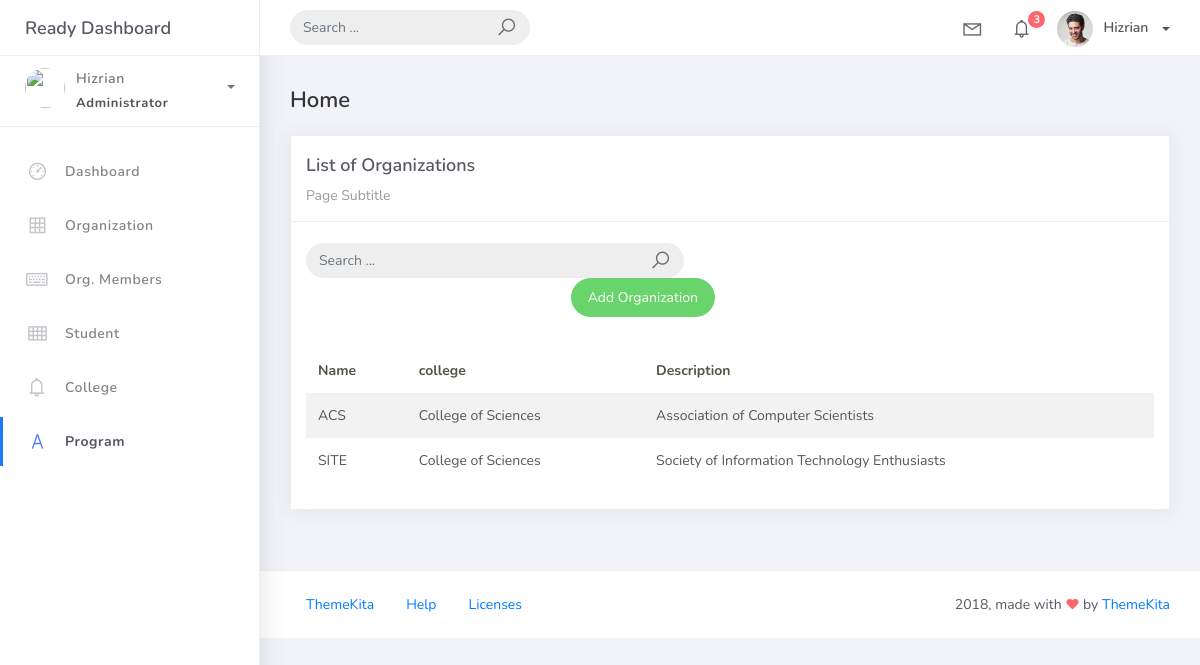
The page /organization_list on the database as committed earlier.
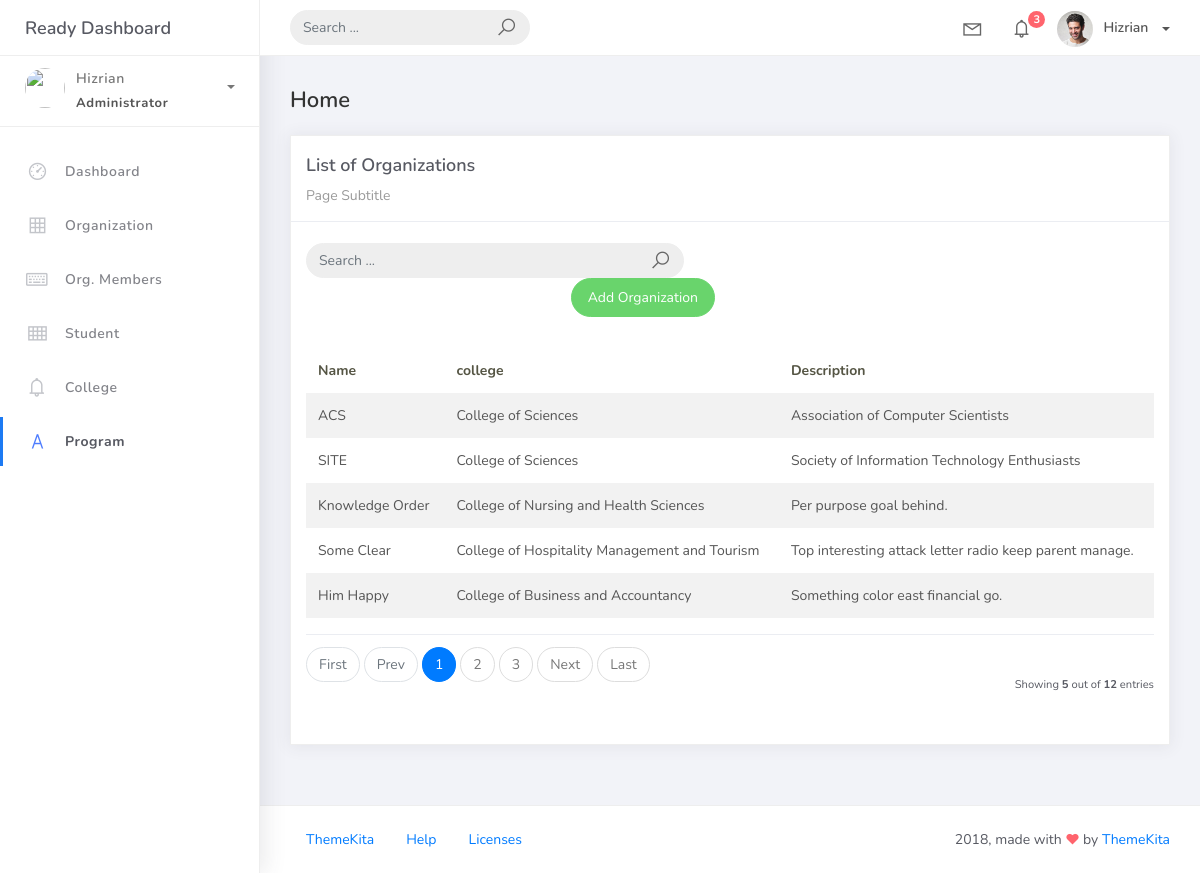
The same page on the database as committed later.
### studentorg/models.py (models this page shows, shortened)
class BaseModel(models. Model):
    created_at = models.DateTimeField(auto_now_add=True, db_index=True)
    updated_at = models.DateTimeField(auto_now=True)
    class Meta:
        abstract = True

class Organization(BaseModel):
    name = models.CharField(max_length=250)
    college = models.ForeignKey(
        College, null=True, blank=True, on_delete=models.CASCADE)
    description = models.CharField(max_length=500)

class College (BaseModel):
    college_name = models.CharField(max_length=150)
    def __str__(self):
        return self.college_name

### studentorg/views.py (the view)
# urls.py: path('organization_list', OrganizationList.as_view(), name='organization-list'),
class OrganizationList(ListView):
    model = Organization
    context_object_name = 'organization'
    template_name = 'org_list.html'
    paginate_by = 5

### templates/org_list.html
{% extends 'base.html' %} {% load static %} {% block content %}
 <div class="content">
   <div class="container-fluid">
     <h4 class="page-title">Home</h4>
     <div class="row">
       <div class="col-md-12">
         <div class="card">
           <div class="card-header">
             <div class="card-title">List of Organizations</div>
             <div class="card-category">Page Subtitle</div>
         </div>
         <br />
                        <div class="col-md-12 row">
                            <div class="col-md-6">
                                <form class="navbar-left navbar-form nav-search mr-md-3" action="{% url 'organization-list' %}">
                                    <div class="input-group">
                                        <input type="text" placeholder="Search ..." class="form-control" name="q" />
                                        <div class="input-group-append">
                                            <span class="input-group-text">
                                                <i class="la la-search search-icon"></i>
                                            </span>
                                        </div>
                                    </div>
                                </form>
                            </div>
                        </div>
                        <div class="col-md-6">
                            <div class="pull-right">
                                <a href="{% url 'organization-add' %}" class="btn btn-success btn-rounded">Add Organization</a>
                            </div>
                        </div>
         <div class="card-body">
           <table class="table table-striped mt-3">
             <thead>
               <tr>
                 <th scope="col">Name</th>
                 <th scope= "col">college</th>
                 <th scope= "col">Description</th>
               </tr>
             </thead>
             <tbody>
               {% for object in object_list %}
               <tr>
                 <td>{{ object.name }}</td>
                 <td>{{ object.college }}</td>
                 <td> {{ object.description }}</td>
               </tr>
               {% endfor %}
             </tbody>
           </table>
           {% include 'includes/pagination.html' %}
         </div>
       </div>
     </div>
   </div>
 </div>
</div>
{% endblock %}

### templates/base.html (shortened to what this page needs)
{% load static %}
<!DOCTYPE html>
<html>
<head>
	<link rel="stylesheet" href="{% static 'css/bootstrap.min.css' %}">
	<link rel="stylesheet" href="{% static 'css/ready.css' %}">
	<link rel="stylesheet" href="{% static 'css/demo.css' %}">
</head>
<body>
	<div class="wrapper">
		<div class="main-header">
			<div class="logo-header">
				<a href="index.html" class="logo">
					Ready Dashboard
				</a>
			</div>
			<nav class="navbar navbar-header navbar-expand-lg">
				<div class="container-fluid">
					<form class="navbar-left navbar-form nav-search mr-md-3" action="">
						<div class="input-group">
							<input type="text" placeholder="Search ..." class="form-control">
							<div class="input-group-append">
								<span class="input-group-text">
									<i class="la la-search search-icon"></i>
								</span>
							</div>
						</div>
					</form>
					<ul class="navbar-nav topbar-nav ml-md-auto align-items-center">
						<li class="nav-item dropdown hidden-caret">
							<a class="nav-link dropdown-toggle" href="#" id="navbarDropdown" role="button" data-toggle="dropdown" aria-haspopup="true" aria-expanded="false">
								<i class="la la-envelope"></i>
							</a>
						</li>
						<li class="nav-item dropdown hidden-caret">
							<a class="nav-link dropdown-toggle" href="#" id="navbarDropdown" role="button" data-toggle="dropdown" aria-haspopup="true" aria-expanded="false">
								<i class="la la-bell"></i>
								<span class="notification">3</span>
							</a>
						</li>
						<li class="nav-item dropdown">
							<a class="dropdown-toggle profile-pic" data-toggle="dropdown" href="#" aria-expanded="false"> <img src="{% static 'img/profile.jpg' %}" alt="user-img" width="36" class="img-circle"><span >Hizrian</span></span> </a>
							</li>
						</ul>
					</div>
				</nav>
			</div>
			<div class="sidebar">
				<div class="scrollbar-inner sidebar-wrapper">
					<div class="user">
						<div class="photo">
							<img src="{% static 'img/profile' %}">
						</div>
						<div class="info">
							<a class="" data-toggle="collapse" href="#collapseExample" aria-expanded="true">
								<span>
									Hizrian
									<span class="user-level">Administrator</span>
									<span class="caret"></span>
								</span>
							</a>
						</div>
					</div>
					<ul class="nav">
						<li class="nav-item">
							<a href="index.html">
								<i class="la la-dashboard"></i>
								<p>Dashboard</p>
							</a>
						</li>
						<li class="nav-item">
							<a href="{% url 'organization-list' %}">
								<i class="la la-table"></i>
								<p>Organization</p>
							</a>
						</li>
						<li class="nav-item">
							<a href="forms.html">
								<i class="la la-keyboard-o"></i>
								<p>Org. Members</p>
							</a>
						</li>
						<li class="nav-item">
							<a href="tables.html">
								<i class="la la-th"></i>
								<p>Student</p>
							</a>
						</li>
						<li class="nav-item">
							<a href="notifications.html">
								<i class="la la-bell"></i>
								<p>College</p>
							</a>
						</li>
						<li class="nav-item active">
							<a href="typography.html">
								<i class="la la-font"></i>
								<p>Program</p>
							</a>
						</li>
					</ul>
				</div>
			</div>
			<div class="main-panel">
			    {% block content %}
			    {% endblock %}
				<footer class="footer">
					<div class="container-fluid">
						<nav class="pull-left">
							<ul class="nav">
								<li class="nav-item">
									<a class="nav-link" href="http://www.themekita.com">
										ThemeKita
									</a>
								</li>
								<li class="nav-item">
									<a class="nav-link" href="#">
										Help
									</a>
								</li>
								<li class="nav-item">
									<a class="nav-link" href="https://themewagon.com/license/#free-item">
										Licenses
									</a>
								</li>
							</ul>
						</nav>
						<div class="copyright ml-auto">
							2018, made with <i class="la la-heart heart text-danger"></i> by <a href="http://www.themekita.com">ThemeKita</a>
						</div>
					</div>
				</footer>
			</div>
		</div>
</body>
</html>

### templates/includes/pagination.html (shortened to what this page needs)
{% if is_paginated %}
<div class="card-footer px-0 border-0 d-flex flex-column flex-lg-row align-items-center justify-content-between mt-3">
    <nav aria-label="Topics pagination" class="mb-4">
        <ul class="pagination">
            {% if page_obj.number > 1 %}
            <li class="page-item">
                <a class="page-link" href="?page=1">First</a>
            </li>
            {% else %}
            <li class="page-item disabled">
                <span class="page-link">First</span>
            </li>
            {% endif %} {% if page_obj.has_previous %}
            <li class="page-item">
                <a class="page-link" href="?page={{ page_obj.previous_page_number }}">Prev</a>
            </li>
            {% else %}
            <li class="page-item disabled">
                <span class="page-link">Prev</span>
            </li>
            {% endif %} {% for page_num in paginator.page_range %} {% if page_obj.number == page_num %}
            <li class="page-item active">
                <span class="page-link">
                    {{ page_num }}
                </span>
            </li>
            {% elif page_num > page_obj.number|add:'-3' and page_num < page_obj.number|add:'3' %}
            <li class="page-item">
                <a class="page-link" href="?page={{ page_num }}">{{ page_num }}</a>
            </li>
            {% endif %}
            {% endfor %}
            {% if page_obj.has_next %}
            <li class="page-item">
                <a class="page-link" href="?page={{ page_obj.next_page_number }}">Next</a>
            </li>
            {% else %}
            <li class="page-item disabled">
                <span class="page-link">Next</span>
            </li>
            {% endif %}
            {% if page_obj.number != paginator.num_pages %}
            <li class="page-item">
                <a class="page-link" href="?page={{ paginator.num_pages }}">Last</a>
            </li>
            {% else %}
            <li class="page-item disabled">
                <span class="page-link">Last</span>
            </li>
            {% endif %}
        </ul>
    </nav>
    <div class="fw-normal small mt-4 mt-lg-0">Showing <b>{{ object_list.count }}</b> out of <b>{{ paginator.count }}</b> entries</div>
</div>
{% endif %}

Rows that differ between the two databases and show on the page:
added Organization: name "Knowledge Order", college "College of Nursing and Health Sciences", description "Per purpose goal behind."
added Organization: name "Some Clear", college "College of Hospitality Management and Tourism", description "Top interesting attack letter radio keep parent manage."
added Organization: name "Him Happy", college "College of Business and Accountancy", description "Something color east financial go."
Other text that changed with them:
{{ object_list.count }}: (not shown) → "5"
{{ paginator.count }}: (not shown) → "12"
text now shown: "First Prev Next Last Showing out of entries"
new list line: "1"
new list line: "2"
new list line: "3"
